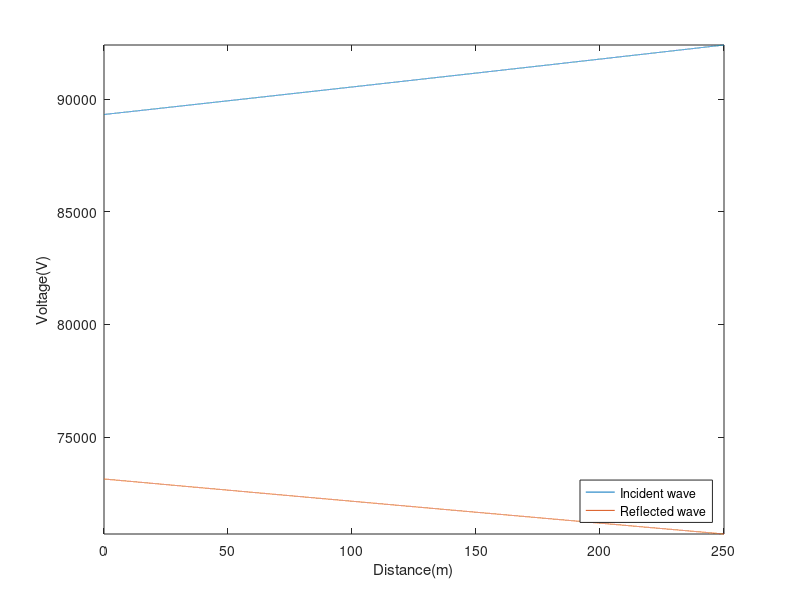
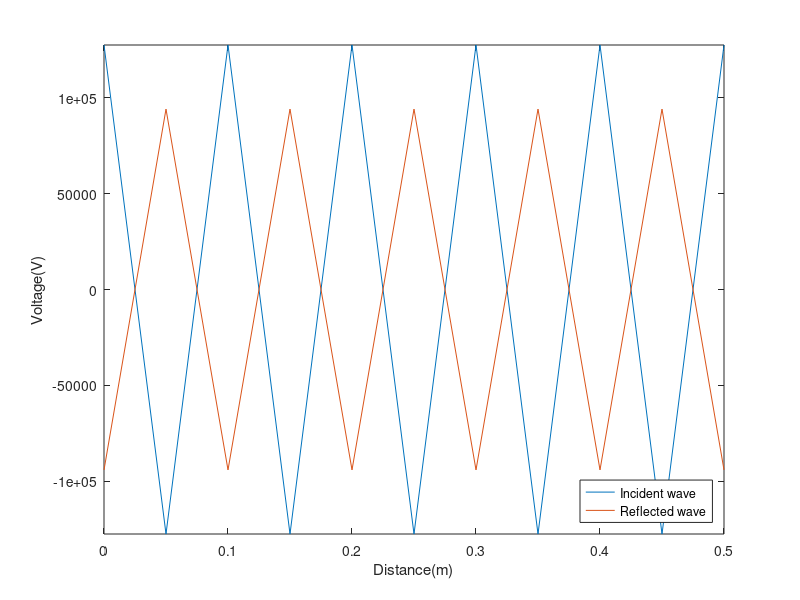

These charts were generated, in order, by the following MATLAB code:
clear;
fprintf('pf =');
pf = 0.8;
disp(pf);
fprintf('theta =');
theta = atan(pf);
disp(theta);
P = 20*(10^6);
Vl = 33*(10^3);
fprintf('Vr =');
Vr = (Vl)/sqrt(3);
disp(Vr);
fprintf('Ir =');
Ir = P/(sqrt(3)*Vl*pf);
disp(Ir);
Ir = Ir*(cos(theta) + 1i*sin(theta));
z = 0.1 + (1i*0.4);
y = 1i*3*10^(-6);
l = 250;
f = 50;
w = 2*pi*f;
fprintf('Z =');
Z = z*l;
disp(Z);
fprintf('Y =');
Y = y*l;
disp(Y);
fprintf('Zc =');
zc = sqrt(z/y);
disp(zc);
fprintf('gama =');
gama = sqrt(y*z);
disp(gama);
fprintf('alpha =');
alpha = real(gama);
disp(alpha);
fprintf('beta =');
beta = imag(gama);
disp(beta);
fprintf('A =');
A = cosh(gama*l);
disp(A);
fprintf('B =');
B = zc*sinh(gama*l);
disp(B);
fprintf('C =');
C = (1/zc)*sinh(gama*l);
disp(C);
fprintf('D =');
D = A;
disp(D);
fprintf('phi1 =');
phi1 = angle(Vr + Ir*zc);
disp(phi1);
fprintf('phi2 =');
phi2 = angle(Vr - Ir*zc);
disp(phi2);
x = l;
t = 0:0.05:0.5;
fprintf('vInci =');
vInci = (Vr + Ir*zc)*0.5*exp(gama*l);
disp(vInci);
fprintf('vRelec =');
vReflec = (Vr - Ir*zc)*0.5*exp(gama*l*(-1));
disp(vReflec);
x = 0:0.01:l;
vIncix = (Vr + Ir*zc)*0.5*exp(gama*x);
vReflecx = (Vr - Ir*zc)*0.5*exp(gama*x*(-1));
figure
plot(x, abs(vIncix),'DisplayName','Incident wave');
hold on;
plot(x, abs(vReflecx), 'DisplayName','Reflected wave');
xlabel("Distance(m)");
ylabel("Voltage(V)");
axis tight;
hold off;
legend('Location', 'southeast');
x = l;
vIncident = sqrt(2)*abs((Vr + Ir*zc))*0.5*exp(alpha*x)*cos(w*t - beta*x + phi1);
vReflected = sqrt(2)*abs((Vr - Ir*zc))*0.5*exp(alpha*x*(-1))*cos(w*t - beta*x + phi2);
figure
plot(t, vIncident,'DisplayName','Incident wave');
hold on;
plot(t, vReflected, 'DisplayName','Reflected wave');
xlabel("Distance(m)");
ylabel("Voltage(V)");
axis tight;
hold off;
legend('Location', 'southeast');
